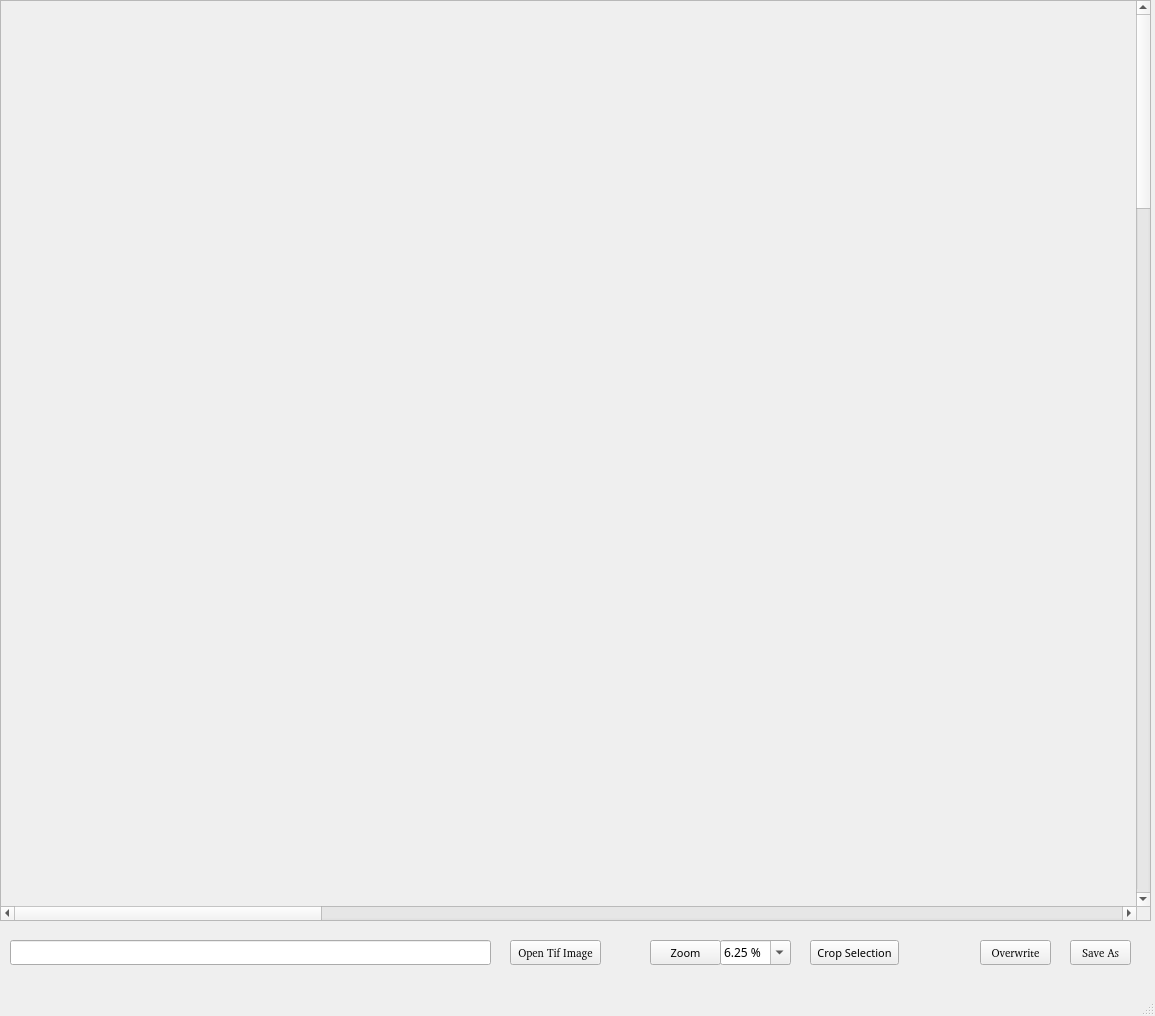
<?xml version="1.0" encoding="UTF-8"?>
<ui version="4.0">
 <class>MainWindow</class>
 <widget class="QMainWindow" name="MainWindow">
  <property name="geometry">
   <rect>
    <x>0</x>
    <y>0</y>
    <width>1155</width>
    <height>1016</height>
   </rect>
  </property>
  <property name="font">
   <font>
    <family>FROMVS</family>
   </font>
  </property>
  <property name="windowTitle">
   <string>Crop Tif Image</string>
  </property>
  <property name="windowIcon">
   <iconset resource="../UI_Icons.qrc">
    <normaloff>:/Icons/image-crop.png</normaloff>:/Icons/image-crop.png</iconset>
  </property>
  <property name="inputMethodHints">
   <set>Qt::ImhNone</set>
  </property>
  <widget class="QWidget" name="centralwidget">
   <widget class="QScrollArea" name="ImagescrollArea">
    <property name="geometry">
     <rect>
      <x>0</x>
      <y>0</y>
      <width>1151</width>
      <height>921</height>
     </rect>
    </property>
    <property name="sizePolicy">
     <sizepolicy hsizetype="Preferred" vsizetype="Preferred">
      <horstretch>0</horstretch>
      <verstretch>0</verstretch>
     </sizepolicy>
    </property>
    <property name="minimumSize">
     <size>
      <width>500</width>
      <height>700</height>
     </size>
    </property>
    <property name="mouseTracking">
     <bool>true</bool>
    </property>
    <property name="sizeAdjustPolicy">
     <enum>QAbstractScrollArea::AdjustToContents</enum>
    </property>
    <property name="widgetResizable">
     <bool>true</bool>
    </property>
    <property name="alignment">
     <set>Qt::AlignLeading|Qt::AlignLeft|Qt::AlignTop</set>
    </property>
    <widget class="QWidget" name="ImagescrollAreaWidgetContents">
     <property name="geometry">
      <rect>
       <x>0</x>
       <y>-905</y>
       <width>6400</width>
       <height>9600</height>
      </rect>
     </property>
     <property name="sizePolicy">
      <sizepolicy hsizetype="Preferred" vsizetype="Preferred">
       <horstretch>0</horstretch>
       <verstretch>0</verstretch>
      </sizepolicy>
     </property>
     <property name="minimumSize">
      <size>
       <width>6400</width>
       <height>9600</height>
      </size>
     </property>
     <property name="sizeIncrement">
      <size>
       <width>0</width>
       <height>0</height>
      </size>
     </property>
     <property name="baseSize">
      <size>
       <width>6800</width>
       <height>2200</height>
      </size>
     </property>
     <property name="mouseTracking">
      <bool>true</bool>
     </property>
     <widget class="QLabel" name="Image">
      <property name="geometry">
       <rect>
        <x>0</x>
        <y>0</y>
        <width>6800</width>
        <height>9600</height>
       </rect>
      </property>
      <property name="sizePolicy">
       <sizepolicy hsizetype="Preferred" vsizetype="Preferred">
        <horstretch>0</horstretch>
        <verstretch>0</verstretch>
       </sizepolicy>
      </property>
      <property name="minimumSize">
       <size>
        <width>6400</width>
        <height>9600</height>
       </size>
      </property>
      <property name="baseSize">
       <size>
        <width>6800</width>
        <height>2200</height>
       </size>
      </property>
      <property name="mouseTracking">
       <bool>true</bool>
      </property>
      <property name="text">
       <string/>
      </property>
      <property name="pixmap">
       <pixmap>../../../../../../../../../../../../../../../.designer/Images/Greek/jpg_desk_greek/greek_book_40_Matthew/greek1516_Page_012.jpg</pixmap>
      </property>
      <property name="alignment">
       <set>Qt::AlignLeading|Qt::AlignLeft|Qt::AlignTop</set>
      </property>
     </widget>
    </widget>
   </widget>
   <widget class="QLineEdit" name="ImageLe">
    <property name="geometry">
     <rect>
      <x>10</x>
      <y>940</y>
      <width>481</width>
      <height>25</height>
     </rect>
    </property>
   </widget>
   <widget class="QPushButton" name="SaveCroppedImgbutton">
    <property name="geometry">
     <rect>
      <x>980</x>
      <y>940</y>
      <width>71</width>
      <height>25</height>
     </rect>
    </property>
    <property name="font">
     <font>
      <family>FROMVS [MAXR]</family>
      <pointsize>8</pointsize>
     </font>
    </property>
    <property name="text">
     <string>Overwrite</string>
    </property>
    <property name="icon">
     <iconset resource="../UI_Icons.qrc">
      <normaloff>:/Icons/Icons/disk.png</normaloff>:/Icons/Icons/disk.png</iconset>
    </property>
   </widget>
   <widget class="QPushButton" name="SaveCroppedImgAsbutton">
    <property name="geometry">
     <rect>
      <x>1070</x>
      <y>940</y>
      <width>61</width>
      <height>25</height>
     </rect>
    </property>
    <property name="font">
     <font>
      <family>FROMVS [MAXR]</family>
      <pointsize>8</pointsize>
     </font>
    </property>
    <property name="text">
     <string>Save As</string>
    </property>
    <property name="icon">
     <iconset resource="../UI_Icons.qrc">
      <normaloff>:/Icons/Icons/disk-rename.png</normaloff>:/Icons/Icons/disk-rename.png</iconset>
    </property>
   </widget>
   <widget class="QPushButton" name="OpenImageFilebutton">
    <property name="geometry">
     <rect>
      <x>510</x>
      <y>940</y>
      <width>91</width>
      <height>25</height>
     </rect>
    </property>
    <property name="font">
     <font>
      <family>FROMVS [MAXR]</family>
      <pointsize>8</pointsize>
     </font>
    </property>
    <property name="text">
     <string>Open Tif Image</string>
    </property>
    <property name="icon">
     <iconset resource="../UI_Icons.qrc">
      <normaloff>:/Icons/Icons/tiff-file.png</normaloff>:/Icons/Icons/tiff-file.png</iconset>
    </property>
   </widget>
   <widget class="QPushButton" name="Cropbutton">
    <property name="geometry">
     <rect>
      <x>810</x>
      <y>940</y>
      <width>89</width>
      <height>25</height>
     </rect>
    </property>
    <property name="font">
     <font>
      <family>FROMVS</family>
      <pointsize>8</pointsize>
     </font>
    </property>
    <property name="text">
     <string>Crop Selection</string>
    </property>
    <property name="icon">
     <iconset resource="../UI_Icons.qrc">
      <normaloff>:/Icons/image-crop.png</normaloff>:/Icons/image-crop.png</iconset>
    </property>
   </widget>
   <widget class="QComboBox" name="ZoomComboBox">
    <property name="geometry">
     <rect>
      <x>720</x>
      <y>940</y>
      <width>71</width>
      <height>25</height>
     </rect>
    </property>
    <property name="sizePolicy">
     <sizepolicy hsizetype="Preferred" vsizetype="Preferred">
      <horstretch>0</horstretch>
      <verstretch>0</verstretch>
     </sizepolicy>
    </property>
    <property name="inputMethodHints">
     <set>Qt::ImhNone</set>
    </property>
    <property name="editable">
     <bool>true</bool>
    </property>
    <property name="currentText">
     <string>6.25 %</string>
    </property>
    <property name="insertPolicy">
     <enum>QComboBox::NoInsert</enum>
    </property>
    <item>
     <property name="text">
      <string>6.25 %</string>
     </property>
    </item>
    <item>
     <property name="text">
      <string>12.5 %</string>
     </property>
    </item>
    <item>
     <property name="text">
      <string>25 %</string>
     </property>
    </item>
    <item>
     <property name="text">
      <string>50 %</string>
     </property>
    </item>
    <item>
     <property name="text">
      <string>100 %</string>
     </property>
    </item>
    <item>
     <property name="text">
      <string>200 %</string>
     </property>
    </item>
    <item>
     <property name="text">
      <string>400 %</string>
     </property>
    </item>
   </widget>
   <widget class="QPushButton" name="Zoombutton">
    <property name="geometry">
     <rect>
      <x>650</x>
      <y>940</y>
      <width>71</width>
      <height>25</height>
     </rect>
    </property>
    <property name="font">
     <font>
      <pointsize>8</pointsize>
     </font>
    </property>
    <property name="text">
     <string>Zoom</string>
    </property>
    <property name="icon">
     <iconset resource="../UI_Icons.qrc">
      <normaloff>:/Icons/Magnifying Glass.png</normaloff>:/Icons/Magnifying Glass.png</iconset>
    </property>
   </widget>
  </widget>
  <widget class="QStatusBar" name="statusbar"/>
 </widget>
 <resources>
  <include location="../UI_Icons.qrc"/>
 </resources>
 <connections/>
</ui>
